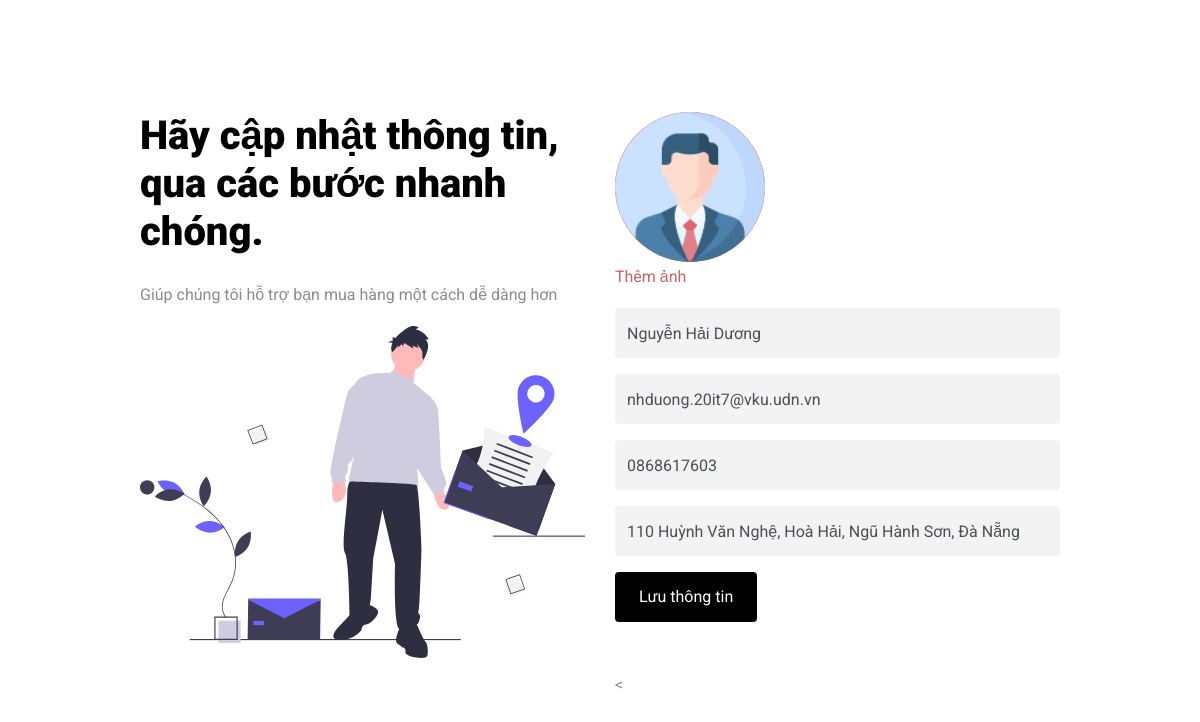
/updateAccount/chinh-sua-thong-tin-ca-nhan (signed in), run on the app's committed database.
### tables this page shows
CREATE TABLE IF NOT EXISTS `tbl_account` (
  `idAccount` int(11) NOT NULL AUTO_INCREMENT,
  `userName` text NOT NULL,
  `passWord` text NOT NULL,
  `name` text,
  `nickname` text,
  `birth` date DEFAULT NULL,
  `admin` int(11) DEFAULT NULL,
  `email` text,
  `sdt` int(11) DEFAULT NULL,
  `address` text,
  `avata` text,
  PRIMARY KEY (`idAccount`),
  UNIQUE KEY `idAccount` (`idAccount`)
);

### mvc/core/Controller.php (called while the page is built, shortened)
<?php
class Controller{
    public function  ViewUserUnique($view, $data=[]){
        require_once "./mvc/views/UserView/uniqueView/".$view.".php";
    }
}
?>

### index.php (called while the page is built, shortened)
<?php
$app =new App();
?>

### mvc/core/DBProgressing.php (called while the page is built, shortened)
<?php
Class Database{
   public $host   = DB_HOST;
   public $user   = DB_USER;
   public $pass   = DB_PASS;
   public $dbname = DB_NAME;
   public $link;
 public function __construct(){
  mysqli_query($this->link,"set names 'utf8'");
 }
private function connectDB(){
   $this->link = new mysqli($this->host, $this->user, $this->pass,
    $this->dbname);
 }
public function select($query){
  $result = $this->link->query($query) or
   die($this->link->error.__LINE__);
  if($result->num_rows > 0){
    return $result;
  } else {
    return false;
  }
 }
}

### mvc/models/UpdateAccountModel.php (called while the page is built, shortened)
<?php
class UpdateAccountModel{
    private $db;
    public function __construct()
    {
       $this->db=new Database();
    }
    public function GetAccountByUserPass($username, $password)
    {
        $qr="SELECT * FROM `tbl_account` WHERE userName= '".$username."' AND passWord='".$password."' ";
        $result = $this->db->select($qr);
        if($result == false){
            return false;
          }
          else{
            return $result;
          }
    }
}
?>

### mvc/views/UserView/uniqueView/update_account.php (the view, shortened to what this page needs)
<!doctype html>
<html lang="en">
  <head>
    <link rel="stylesheet" href="./mvc/public/user/css/cssupdateaccount/bootstrap.min.css">
    <link rel="stylesheet" href="./mvc/public/user/css/cssupdateaccount/style.css">
  </head>
  <body>
  <div class="content">
    <div class="container">
      <div class="row justify-content-center">
        <div class="col-md-10">
          <div class="row justify-content-center">
            <div class="col-md-6">
              <h3 class="heading mb-4">Hãy cập nhật thông tin, qua các bước nhanh chóng. </h3>
              <p>Giúp chúng tôi hỗ trợ bạn mua hàng một cách dễ dàng hơn</p>
              <p><img src="./mvc/public/ImgInterfaceDefault/imglogo/undraw-contact.svg" alt="Image" class="img-fluid"></p>
            </div>
            <div class="col-md-6">
              <form class="mb-5" method="post" id="contactForm"  enctype="multipart/form-data" name="contactForm" action ="updateAccount/cap-nhap-san-pham">
                <div class="row">
                  <div class="col-md-6 form-group">
                    <img id="show-avata"  src="<?php if(isset($data['set_account'])){if($data['set_account'][0]['avata'] != ""){echo './mvc/public/ImgInterfaceDefault/imgAvataUser/'.$data['set_account'][0]['avata'].' ';} else{echo './mvc/public/ImgInterfaceDefault/imglogo/profile.png';} }?>  "  style="width: 150px; height: 150px; background:#c96363; border-radius: 50%" alt="">
                    <div style="color: #c96363; position: relative">Thêm ảnh
                  </div>
                  </div>
                </div>
                <div class="row">
                  <div class="col-md-12 form-group">
                    <input type="text" class="form-control" name="name" id="name" placeholder="Tên của bạn " value="<?php if(isset($data['set_account'])){ echo $data['set_account'][0]['name'] ; }?>">
                  </div>
                </div>
                <div class="row">
                  <div class="col-md-12 form-group">
                    <input type="text" class="form-control" name="email" id="email" placeholder="Email" value="<?php if(isset($data['set_account'])){ echo $data['set_account'][0]['email'] ; }?>">
                  </div>
                </div>
                <div class="row">
                  <div class="col-md-12 form-group">
                    <input type="text" class="form-control" name="phone" id="phone" placeholder="Số điện thoại" value="0<?php if(isset($data['set_account'])){ echo $data['set_account'][0]['sdt'] ; }?>">
                  </div>
                </div>
                <div class="row">
                  <div class="col-md-12 form-group">
                    <input type="text" class="form-control" name="address" id="address" placeholder="Địa chỉ" value="<?php if(isset($data['set_account'])){ echo $data['set_account'][0]['address'] ; }?>">
                  </div>
                </div>
                <div class="row">
                  <div class="col-12">
                    <input type="submit" value="Lưu thông tin" class="btn btn-primary rounded-0 py-2 px-4">
                  </div>
                </div>
              </form>
              <
            </div>
          </div>
        </div>
      </div>
    </div>
  </div>
  </body>
</html>

### mvc/public/user/css/cssupdateaccount/style.css (style rules this page uses)
body { font-family: "Roboto", sans-serif; background-color: #fff; line-height: 1.9; color: #8c8c8c; }
h1, h2, h3, h4, h5, h6, .h1, .h2, .h3, .h4, .h5, .h6 { font-family: "Roboto", sans-serif; color: #000; }
.content { padding: 7rem 0; }
.heading { font-size: 2.5rem; font-weight: 900; }
.form-control { border: none; background: #f3f3f3; }
.btn, .form-control, .custom-select { height: 50px; }
.btn { border: none; border-radius: 4px !important; }
.btn.btn-primary { background: #000; color: #fff; padding: 15px 20px; }

### data on the page
tbl_account: name "Nguyễn Hải Dương", email "nhduong.20it7@vku.udn.vn", phone "0868617603", address "110 Huỳnh Văn Nghệ, Hoà Hải, Ngũ Hành Sơn, Đà Nẵng"
